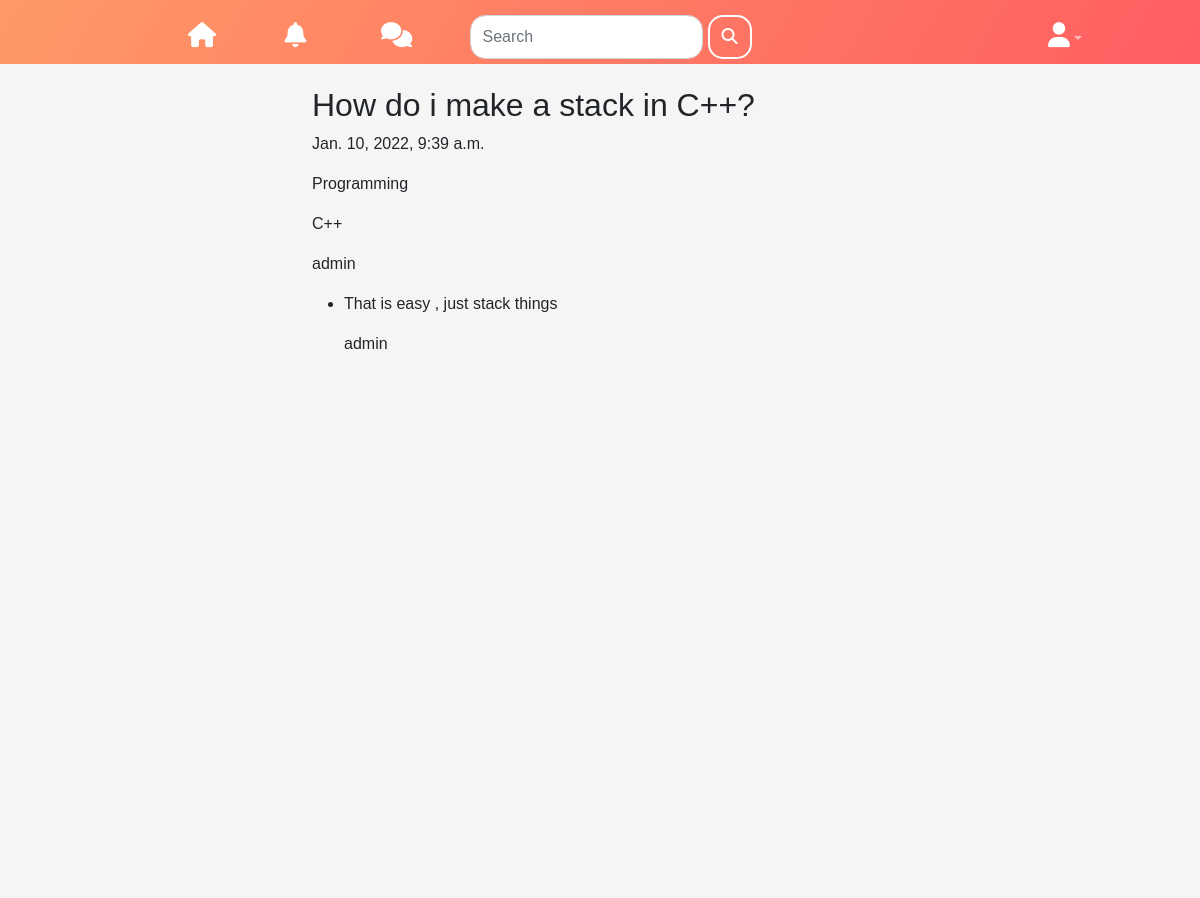
Page /how-do-i-make-a-stack-in-c/ on the committed database.
### forum/models.py (models this page shows, shortened)
class Post(models.Model):
    title = models.CharField(max_length=200,blank=False)
    slug = models.SlugField(max_length=200, null=True, blank=True)
    tag = models.ManyToManyField('forum.Tag', blank=True,related_name='tag')
    category = models.ForeignKey('forum.Category', related_name="category" ,on_delete=models.CASCADE, null=True, blank=True)
    subcategory = models.ForeignKey('forum.SubCategory', related_name="subcategory" ,on_delete=models.CASCADE, null=True, blank=True)
    solved = models.BooleanField(default=False) #has the problem been solved?
    posted_by = models.ForeignKey(User, related_name='user',on_delete=models.CASCADE) #posted by user
    posted_on = models.DateTimeField(default=timezone.now)
    views = models.IntegerField(default=0) #total times the post was viewed

class Category(models.Model):
    name = models.CharField(max_length=255, unique=True)
    class Meta:
        verbose_name_plural = 'Categories'

class SubCategory(models.Model):
    name = models.CharField(max_length=255, unique=True)
    category = models.ForeignKey('forum.Category',related_name='subcategory',on_delete=models.CASCADE)
    class Meta:
        verbose_name_plural = 'SubCategories'

class Answer(models.Model):
    answer = models.TextField(max_length=1000, blank=False)
    posted_by = models.ForeignKey(User, on_delete=models.CASCADE) #posted by user
    posted_on = models.DateTimeField(default=timezone.now)
    post = models.ForeignKey(Post, related_name='answer',on_delete=models.CASCADE)

class Upvote(models.Model):
    user = models.ForeignKey(User, on_delete=models.CASCADE)
    answer = models.ForeignKey('forum.Answer', related_name='upvote',on_delete=models.CASCADE)

### forum/views.py (the view)
# urls.py: path('<slug:slug>/', views.post_detail, name='post_detail'),    #post detail view for viewing post using slug
def post_detail(request, slug): #post detail view for viewing post using slug
    post = models.Post.objects.filter(slug=slug).first()
    post.views += 1
    post.save()
    context = {
        'post': post,
    }
    return render(request, 'forum/post.html', context=context)

### forum/models.py (called while the page is built)
def slug_generator(sender, instance, *args, **kwargs):
    if not instance.slug:
        instance.slug = utils.unique_slug_generator_post(str(instance.title))

### forum/templates/forum/post.html (shortened to what this page needs)
{% extends "forum/base.html" %}
{% block content %}
    <h2>{{ post.title }}</h2>
    <p>{{ post.posted_on }}</p>
    <p>{{ post.category.name }}</p>
    <p>{{ post.subcategory.name }}</p>
    <p>{{ post.posted_by.username }}</p>
    <ul>
        {% for answer in post.answer.all %}
            <li>
                <p>{{ answer.answer }}</p>
                {% for upvote in answer.upvote.all %}
                    <p>{{ upvote.user }}</p>
                {% endfor %}
            </li>
        {% endfor %}
    </ul>
{% endblock content %}

### forum/static/forum/css/base.css (style rules this page uses)
* { margin:0; padding: 0; font-family:'poppins',sans-serif; }
body { background:#f5f5f5; }

### rows in the picture
Post: title "How do i make a stack in C++?", posted_on "Jan. 10, 2022, 9:39 a.m.", category.name "Programming", subcategory.name "C++", posted_by.username "admin"
Answer: answer "That is easy , just stack things"
Upvote: user "admin"
